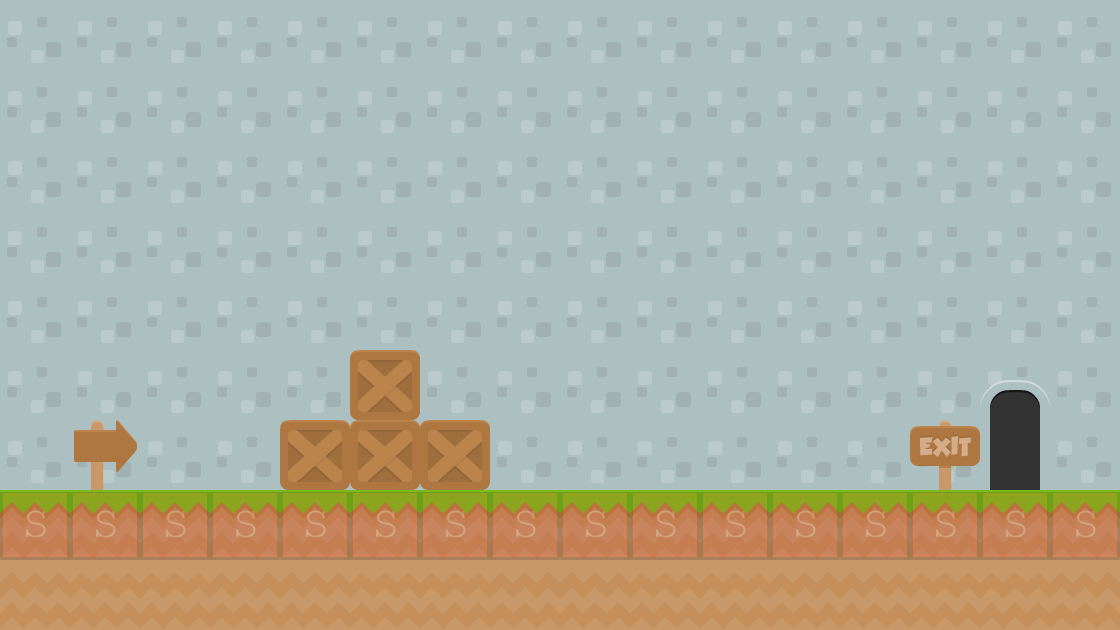

Below is a game level as drawn by its tile map, then a one-line description and the .tmx that defines it (tile-layer data replaced by summaries):
An orthogonal 16x9 tile map with 70x70 px tiles, 4 tile layers (background2, background1, Collision , foreground), 1 hidden layer not drawn, 2 tilesets and 2 objects (levelTrigger).

<map version="1.0" orientation="orthogonal" width="16" height="9" tilewidth="70" tileheight="70" backgroundcolor="#00ffff">
 <tileset firstgid="1" name="background-tiles" tilewidth="70" tileheight="70">
  <image source="../img/background-tiles.png" width="910" height="910" />
 </tileset>
 <tileset firstgid="170" name="meta-tiles" tilewidth="70" tileheight="70">
  <image source="../img/meta-tiles.png" width="350" height="70" />
  <tile id="4">
   <properties>
    <property name="type" value="solid" />
   </properties>
  </tile>
 </tileset>
 <layer name="background2" width="16" height="9">
  <data>[144 cells, 144 non-empty, 1 distinct tile ids]</data>
 </layer>
 <layer name="background3" width="16" height="9" visible="0">
  <data>[144 cells, 2 non-empty, 1 distinct tile ids]</data>
 </layer>
 <layer name="background1" width="16" height="9">
  <data>[144 cells, 34 non-empty, 4 distinct tile ids]</data>
 </layer>
 <layer name="Collision " width="16" height="9" opacity="0.16">
  <data>[144 cells, 16 non-empty, 1 distinct tile ids]</data>
 </layer>
 <objectgroup name="trigger-entities" width="16" height="9">
  <object name="levelTrigger" x="981" y="349" width="64" height="140">
   <properties>
    <property name="level" value="AdrianLevel04" />
    <property name="xSpawn" value="400" />
    <property name="ySpawn" value="0" />
   </properties>
  </object>
  <object x="1124" y="380" width="3" />
 </objectgroup>
 <layer name="foreground" width="16" height="9">
  <data>[144 cells, 6 non-empty, 3 distinct tile ids]</data>
 </layer>
</map>
